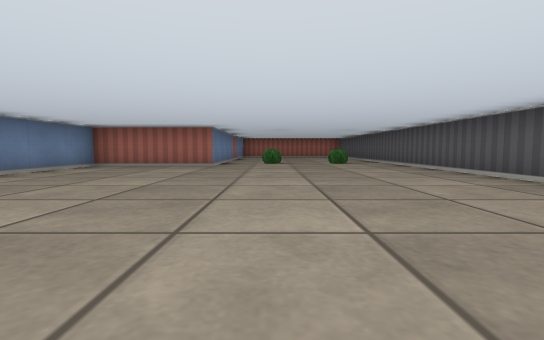
view 1 (above)

18 first-person views from a walk through a cub3D ray-caster map. The camera is about half as high as the walls, tilts 4° down and sees 85° across. The floor is counted in squares. Each view is taken from the middle of a square. On the plan, view 1 faces up. The plan holds only what a view shows up to about 9 squares ahead; the rest is blank.

view 2
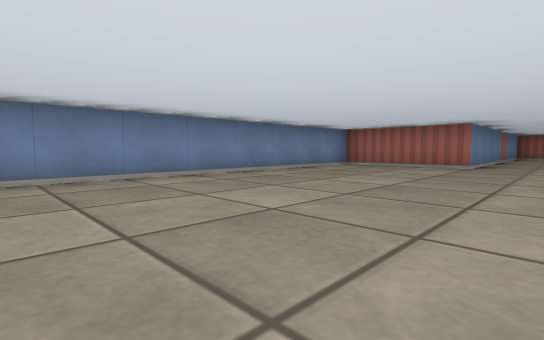

view 3
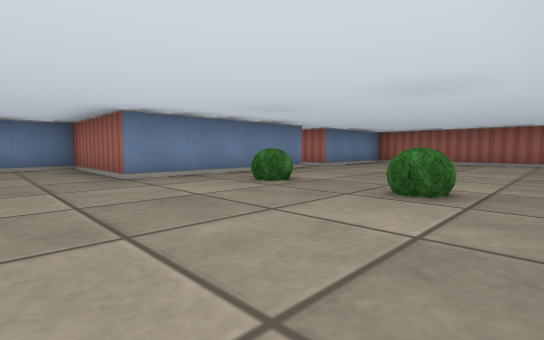

view 4
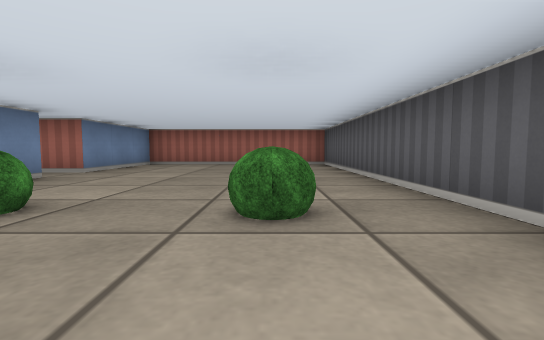

view 5
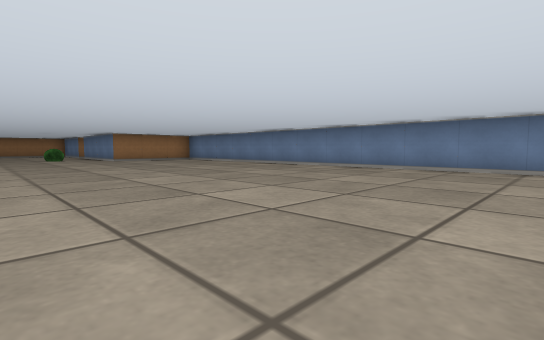

view 6
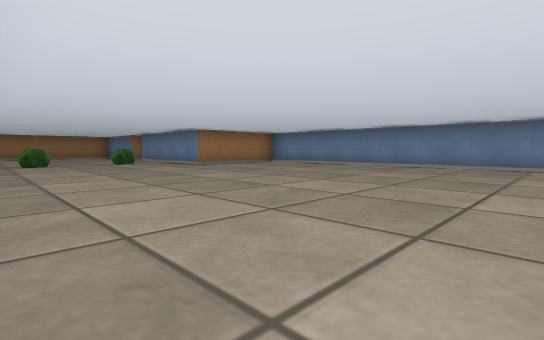

view 7
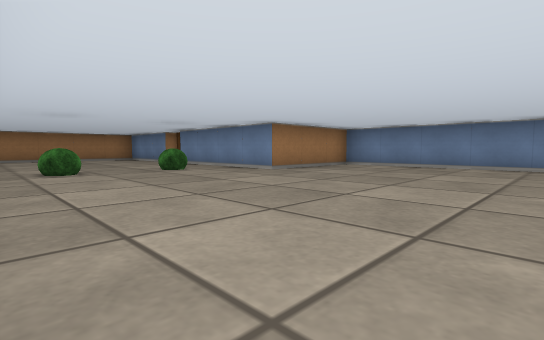

view 8
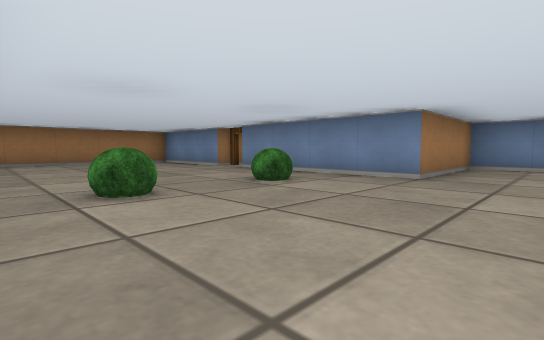

view 9
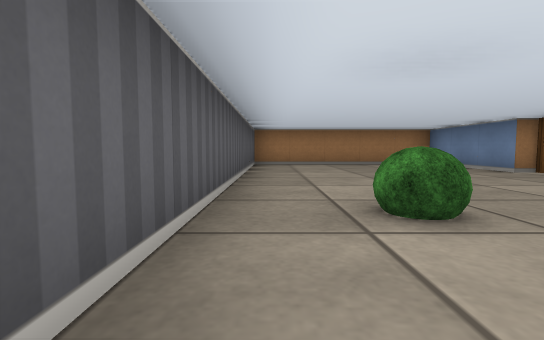

view 10
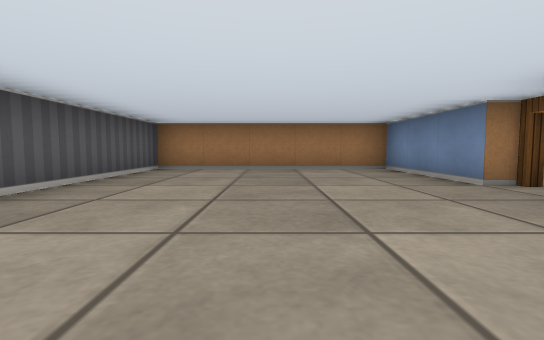

view 11
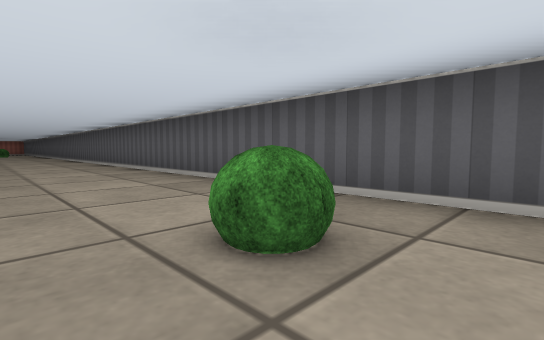

view 12
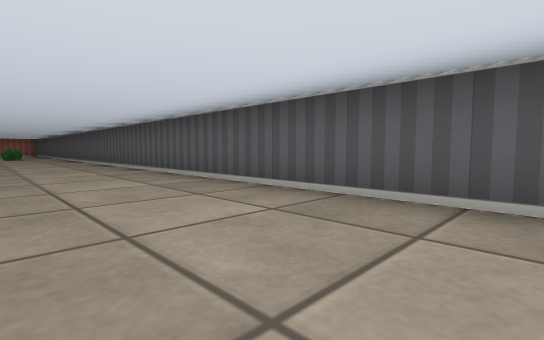

view 13
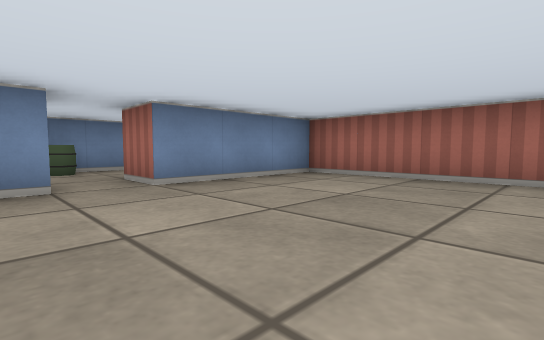

view 14
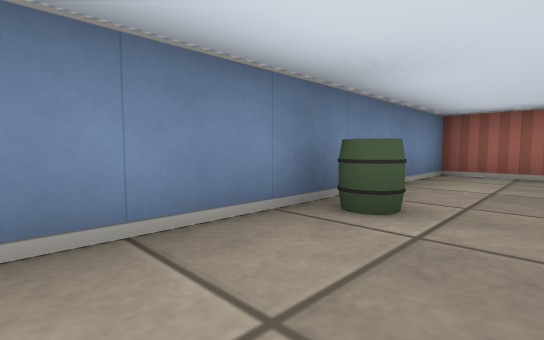

view 15
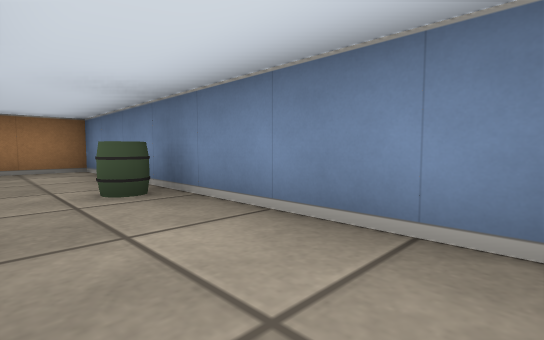

view 16
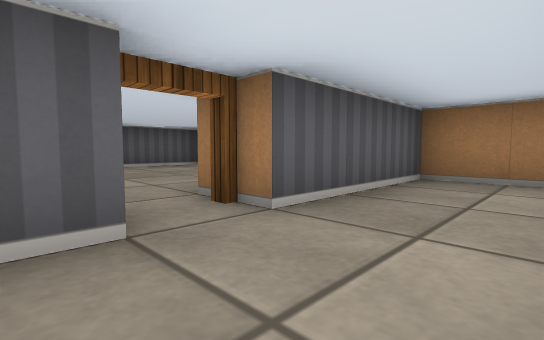

view 17
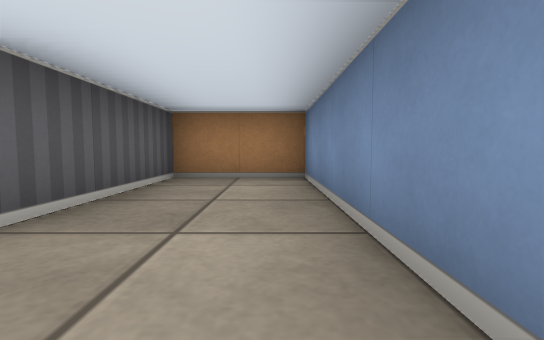

view 18
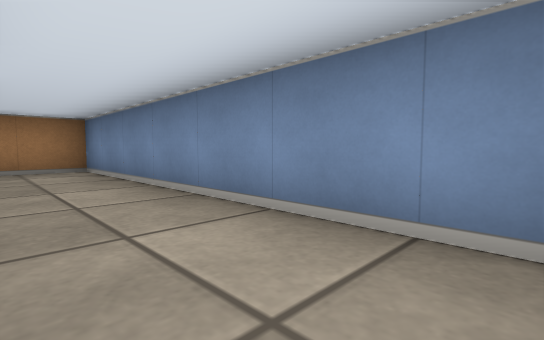

### Floor plan
Ten units are one square. View 1 is at (0, 0); x grows to the right and y downward. Boxes are objects, and circles mark ways between rooms. Rooms are numbered by the first view taken in them; rooms with no view inside come last. Other rooms are left out.
<svg viewBox="-50 -160 90 340">
<path fill="none" stroke="#000" d="M-15 -116 -15 -75 -45 -75 -45 95 -15 95 -15 135M-15 145 -15 175 35 175 35 -155 -15 -155 -15 -125 -25 -125M-31 -155 -45 -155 -45 -85 -32 -85M-25 136 -25 130M-45 110 -45 175 -25 175 -25 145"/>
<rect x="-5" y="105" width="10" height="10" fill="#bbb"><title>bush</title></rect>
<rect x="-5" y="-95" width="10" height="10" fill="#bbb"><title>bush</title></rect>
<rect x="15" y="105" width="10" height="10" fill="#bbb"><title>bush</title></rect>
<rect x="15" y="-95" width="10" height="10" fill="#bbb"><title>bush</title></rect>
<rect x="-45" y="-125" width="10" height="10" fill="#bbb"><title>barrel</title></rect>
<circle cx="-20" cy="-120" r="3" fill="#2a7"/>
<circle cx="-20" cy="140" r="3" fill="#2a7"/>
<text x="0" y="10">1</text>
<text x="-40" y="-120">2</text>
<text x="-40" y="140">3</text>
</svg>
Room 1 opens to room 2. Room 1 opens to room 3.

Where each view was taken, in squares from view 1:
view 1: 0 up, 0 right, facing up
view 2: 0 up, 0 right, facing up-left
view 3: 6 up, 3 right, facing up-left
view 4: 7 up, 2 right, facing up
view 5: 2 up, 2 right, facing down-left
view 6: 2 down, 3 right, facing down-left
view 7: 5 down, 3 right, facing down-left
view 8: 8 down, 3 right, facing down-left
view 9: 9 down, 3 right, facing down
view 10: 11 down, 1 right, facing down
view 11: 12 down, 1 right, facing up-right
view 12: 6 down, 1 right, facing up-right
view 13: 11 up, 2 right, facing up-left
view 14: 10 up, 3 left, facing up-left
view 15: 15 up, 3 left, facing down-left
view 16: 13 down, 4 left, facing down-right
view 17: 13 down, 4 left, facing down
view 18: 11 down, 3 left, facing down-left
